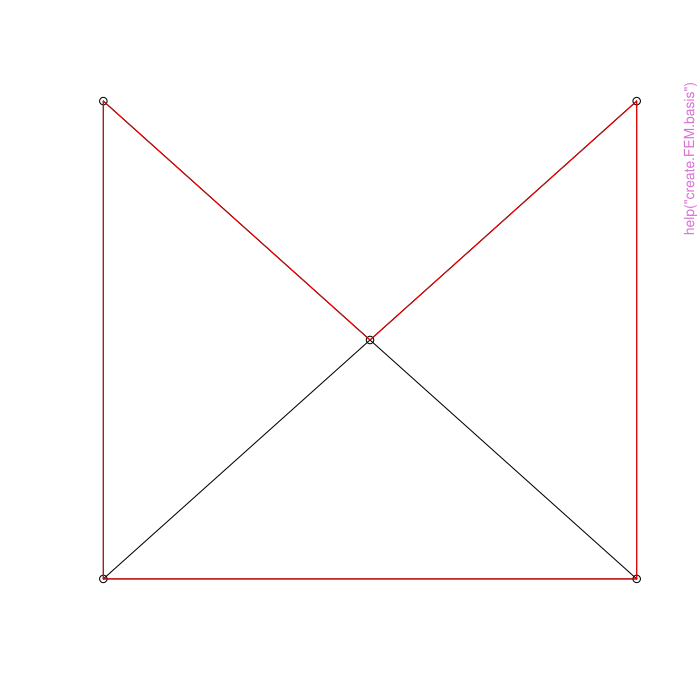

Recreate this plot in R.
pkgname <- "RPDE"
source(file.path(R.home("share"), "R", "examples-header.R"))
options(warn = 1)
library('RPDE')

base::assign(".oldSearch", base::search(), pos = 'CheckExEnv')
cleanEx()
nameEx("MeuseBorder")
### * MeuseBorder

flush(stderr()); flush(stdout())

### Name: MeuseBorder
### Title: Border of Meuse river data set
### Aliases: MeuseBorder
### Keywords: datasets

### ** Examples

data(MeuseBorder)
summary(MeuseBorder)



cleanEx()
nameEx("MeuseData")
### * MeuseData

flush(stderr()); flush(stdout())

### Name: MeuseData
### Title: Meuse river data set - original, full data set
### Aliases: MeuseData
### Keywords: datasets

### ** Examples

data(MeuseData)
summary(MeuseData)



cleanEx()
nameEx("create.FEM.basis")
### * create.FEM.basis

flush(stderr()); flush(stdout())

### Name: create.FEM.basis
### Title: Creates a Finite Element Method basis
### Aliases: create.FEM.basis

### ** Examples

## Creates an object TRIMESH2D with a concavity and second order nodes
mesh<-create.MESH.2D(nodes=rbind(c(0, 0), c(0, 1), c(0.5, 0.5), c(1, 1), c(1, 0)),
                     segments=rbind(c(1, 2), c(2, 3), c(3, 4), c(4, 5), c(5, 1)), order=1)
## Plot it
plot(mesh)                   

# Creates the basis object
basisobj = create.FEM.basis(mesh, order=1)



cleanEx()
nameEx("create.MESH.2D")
### * create.MESH.2D

flush(stderr()); flush(stdout())

### Name: create.MESH.2D
### Title: Creates a TRIMESH2D object
### Aliases: create.MESH.2D

### ** Examples

## Creates an object TRIMESH2D on the convex hull of the specified nodes
mesh<-create.MESH.2D(nodes=rbind(c(0, 0), c(0, 1), c(0.5, 0.5), c(1, 1), c(1, 0)))
## Plot it
plot(mesh)

## Creates an object TRIMESH2D with a concavity and second order nodes
mesh<-create.MESH.2D(nodes=rbind(c(0, 0), c(0, 1), c(0.5, 0.5), c(1, 1), c(1, 0)),
                     segments=rbind(c(1, 2), c(2, 3), c(3, 4), c(4, 5), c(5, 1)))
## Plot it
plot(mesh)

## Creates an object TRIMESH2D with second order nodes starting from a first order triangulation
## specified by nodes and triangles
mesh<-create.MESH.2D(nodes=rbind(c(0, 0), c(0, 1), c(0.5, 0.5), c(1, 1), c(1, 0)),
                     triangles=rbind(c(2,1,3), c(3,5,4), c(5,3,1)), order = 2)
## Plot it
plot(mesh)



cleanEx()
nameEx("refine.MESH.2D")
### * refine.MESH.2D

flush(stderr()); flush(stdout())

### Name: refine.MESH.2D
### Title: Refine the triangulation
### Aliases: refine.MESH.2D

### ** Examples

## Creates an object TRIMESH2D with a concavity and second order nodes
mesh_coarse<-create.MESH.2D(nodes=rbind(c(0, 0), c(0, 1), c(0.5, 0.5), c(1, 1), c(1, 0)),
                     segments=rbind(c(1, 2), c(2, 3), c(3, 4), c(4, 5), c(5, 1)))
## Plot it
plot(mesh_coarse)                   
## Refines the the triangulation in specified in the \code{mesh_coarse} object
mesh<-refine.MESH.2D(mesh_coarse,maximum_area = 0.005, delaunay = TRUE)
## Plot the refined mesh
plot(mesh)



cleanEx()
nameEx("smooth.FEM.PDE.SV.basis")
### * smooth.FEM.PDE.SV.basis

flush(stderr()); flush(stdout())

### Name: smooth.FEM.PDE.SV.basis
### Title: Compute a solution for a Spatial Spline problem
### Aliases: smooth.FEM.PDE.SV.basis

### ** Examples

## Creates an object TRIMESH2D with a concavity and second order nodes
mesh<-create.MESH.2D(nodes=rbind(c(0, 0), c(0, 1), c(0.5, 0.5), c(1, 1), c(1, 0)),
                     segments=rbind(c(1, 2), c(2, 3), c(3, 4), c(4, 5), c(5, 1)), order=1)
## Plot it
plot(mesh)                   

# Creates the basis object
basisobj = create.FEM.basis(mesh, order=1)



cleanEx()
nameEx("smooth.FEM.PDE.basis")
### * smooth.FEM.PDE.basis

flush(stderr()); flush(stdout())

### Name: smooth.FEM.PDE.basis
### Title: Compute a solution for a Spatial Regression with PDE
###   Penalization
### Aliases: smooth.FEM.PDE.basis

### ** Examples

## Creates an object TRIMESH2D with a concavity and second order nodes
mesh<-create.MESH.2D(nodes=rbind(c(0, 0), c(0, 1), c(0.5, 0.5), c(1, 1), c(1, 0)),
                     segments=rbind(c(1, 2), c(2, 3), c(3, 4), c(4, 5), c(5, 1)), order=1)
## Plot it
plot(mesh)                   

# Creates the basis object
basisobj = create.FEM.basis(mesh, order=1)



cleanEx()
nameEx("smooth.FEM.basis")
### * smooth.FEM.basis

flush(stderr()); flush(stdout())

### Name: smooth.FEM.basis
### Title: Compute a solution for a Spatial Spline problem
### Aliases: smooth.FEM.basis

### ** Examples

data(meuseall)
## Creates an object TRIMESH2D with a concavity and second order nodes
mesh<-create.MESH.2D(nodes=rbind(c(0, 0), c(0, 1), c(0.5, 0.5), c(1, 1), c(1, 0)),
                     segments=rbind(c(1, 2), c(2, 3), c(3, 4), c(4, 5), c(5, 1)), order=1)
## Plot it
plot(mesh)                   

# Creates the basis object
basisobj = create.FEM.basis(mesh, order=1)



### * <FOOTER>
###
options(digits = 7L)
base::cat("Time elapsed: ", proc.time() - base::get("ptime", pos = 'CheckExEnv'),"\n")
grDevices::dev.off()
###
### Local variables: ***
### mode: outline-minor ***
### outline-regexp: "\\(> \\)?### [*]+" ***
### End: ***
quit('no')
